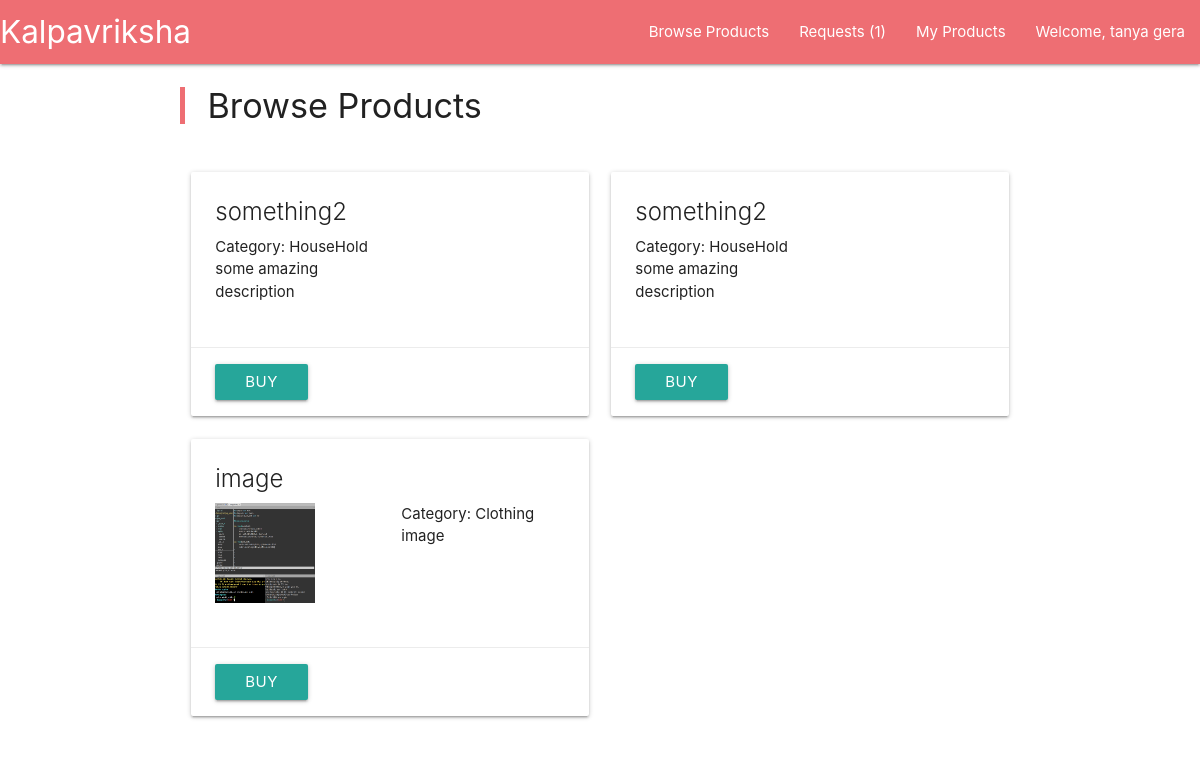
/browseProducts (signed in), run on the app's committed database.
### main/models.py (models this page shows)
class Product(models.Model):
	title = models.CharField(max_length=200)
	description = models.TextField()
	image = models.ImageField(upload_to = 'main/static/pic_folder/', blank = False, null = True)
	category = models.IntegerField(choices = tuple([ x for x in enumerate(category_choice)]))
	date = models.DateField(default = timezone.now())
	owner = models.ForeignKey(User, on_delete = models.CASCADE)
	def getImagePath(self):
		return "/".join(self.image.name.split('/')[2:])

### main/views.py (the view)
def browseProducts(request):
	if request.user.is_authenticated:
		products = Product.objects.filter(~Q(owner = request.user) & Q(trade_request_product = None) & Q(trade_product = None))[:10]
	else:
		products = Product.objects.filter(Q(trade_request_product = None) & Q(trade_product = None))
	context = {
		'products' : products
	}
	return render(request, 'browseProduct.html', context)

### main/context_processors.py (called while the page is built)
def add_request_count(request):
	if request.user.is_authenticated:
		count = TradeRequest.objects.filter(product__in = request.user.product_set.all()).count()
	else:
		count = 0
	return {'count' : count}

### main/template/browseProduct.html
{% extends 'base.html' %}
{% load static %}
{% block content %}
	{% include 'navbar.html' %}
	<div class="container">
		<div class="row">
			<blockquote> <h4> Browse Products </h4> </blockquote>
		</div>
		<div class="row">
			{% for product in products %}
				<div class="col s12 l6">
					<div class="card">
						<div class="card-content">
							<span class="card-title"> {{ product.title }} </span>
							<div class="row">
								{% if product.image %}
									<div class="col s12 m6">
										<img src="{% static product.getImagePath %}" width="100" height="100" />
									</div>
								{% endif %}
								<div class="col s12 m6">
									Category: {{ product.get_category_display }} <br>
									{{ product.description }}
								</div>
							</div>
						</div>
						{% if request.user.is_authenticated %}
						<div class="card-action">
							<a href="{% url 'buy' id=product.id %}" class="btn waves-effect waves-light"> Buy </a>
						</div>
						{% endif %}
					</div>
				</div>
			{% endfor %}
		</div>
	</div>
{% endblock %}

### main/template/navbar.html (shortened to what this page needs)
<nav>
	<div class="nav-wrapper">
		<a href="{% url 'index' %}" class="brand-logo left" style="margin-right:20px">Kalpavriksha</a>
		<ul id="nav-mobile" class="right">
			<li> <a href="{% url 'browse_products' %}"> Browse Products </a> </li>
			{% if user.is_authenticated %}
			<li> <a href="{% url 'requests' %}"> Requests ({{ count }}) </a> </li>
				<li> <a href="{% url 'my_products' %}"> My Products </a> </li>
				<li>
					<a class="dropdown-trigger" href="#!" data-target="user-content">Welcome, {{ user.first_name }} {{ user.last_name }}</a>
				</li>
			{% else %}
			<li>
				<a class="modal-trigger" href="#login-modal">Login</a>
			</li>
			{% endif %}
		</ul>
	</div>
</nav>

### data on the page
Product: title "something2", category "HouseHold", description "some amazing description"
Product: title "something2", category "HouseHold", description "some amazing description"
Product: title "image", image (picture), category "Clothing", description "image"

### other printed values
{{ count }} "1"
{{ user.first_name }} "tanya"
{{ user.last_name }} "gera"
